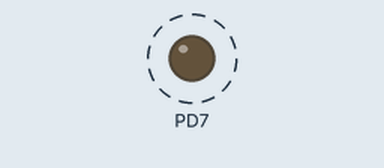
The program below on a simulated ATmega32, built with avr-gcc and emulated at 8 MHz. Shown: output pins drawn as LEDs (lit = HIGH). Dashed ring = blinking. What the program prints to the serial monitor is not drawn.

Above: at 0.2 s.
Timing chart, 0 to 3.0 s (numbered marks = the images above):
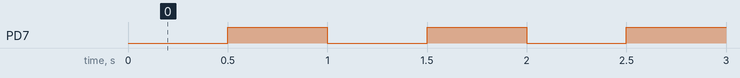

The program:

main.cpp
```cpp
// (licence header left out)
#include <math.h>
#include <avr/interrupt.h>
#include <avr/io.h>
#include <util/delay.h>
#include "usart.h"

void timer_init()
{
	// Timer1: 0.25*64*62500 = 1000000us
	// OCR1A CTC mode, clk/64 prescaler
	TCNT1 = 0;
	OCR1A = 62500-1;
	TCCR1A = 0;
	TCCR1B = (1<<WGM12) | 0b011;

	TIMSK = 1<<OCIE1A;
}

int main()
{
	DDRD  = 0b10000000;
	PORTD = 0b00000000;

	timer_init();
	usart_init();
	sei();

	_delay_ms(3000);
	usart_send_str("\r\nCall Ready\r\n");
	_delay_ms(3000);
	usart_send_str("\r\n+CMTI: \"SM\",1\r\n");
	_delay_ms(3000);
	usart_send_str("\r\n+CMGR: \"REC UNREAD\",\"+989132082986\",,\"10/12/14,22:41:09+14\"\r\n");
	_delay_ms(3000);
	usart_send_str("AB 10101\r\n");

	while (1);

	return 0;
}

int counter = 0;

ISR (TIMER1_COMPA_vect)
{
	PORTD ^= 0b10000000;
}
```

usart.cpp
```cpp
// (licence header left out)
#include <stdlib.h>
#include <avr/interrupt.h>
#include <avr/io.h>
#include "usart.h"

void usart_init()
{
	// on xtal=8mhz
	// 9600 baud rate
	UCSRC = (1<<URSEL | 1<<UCSZ0 | 1<<UCSZ1);
	UCSRB = (1<<TXEN  | 1<<RXEN );
	UCSRA = 0;
	UBRRL = 0x33;
	UBRRH = 0x00;
}

void usart_send_char(const char ch)
{
	while ( !(UCSRA & 1<<UDRE) );
	UDR = ch;
}

void usart_send_str(const char *str)
{
	while ( *str ) usart_send_char(*(str++));
}
```

usart.h
```cpp
// (licence header left out)
#ifndef SMS_CONTROLLER_USART_H
#define SMS_CONTROLLER_USART_H

void usart_init();
void usart_send_char(const char ch);
/*
 * sends each character of the given string
 * in order, plus an optional ending character:
 * end=true		=> cr (\r 13)
 * end=false	=> ctrl+z (26)
*/
void usart_send_str(const char *str);

#endif
```

Measured:
- by itself, PD7: alternates HIGH for 0.50 s and LOW for 0.50 s
